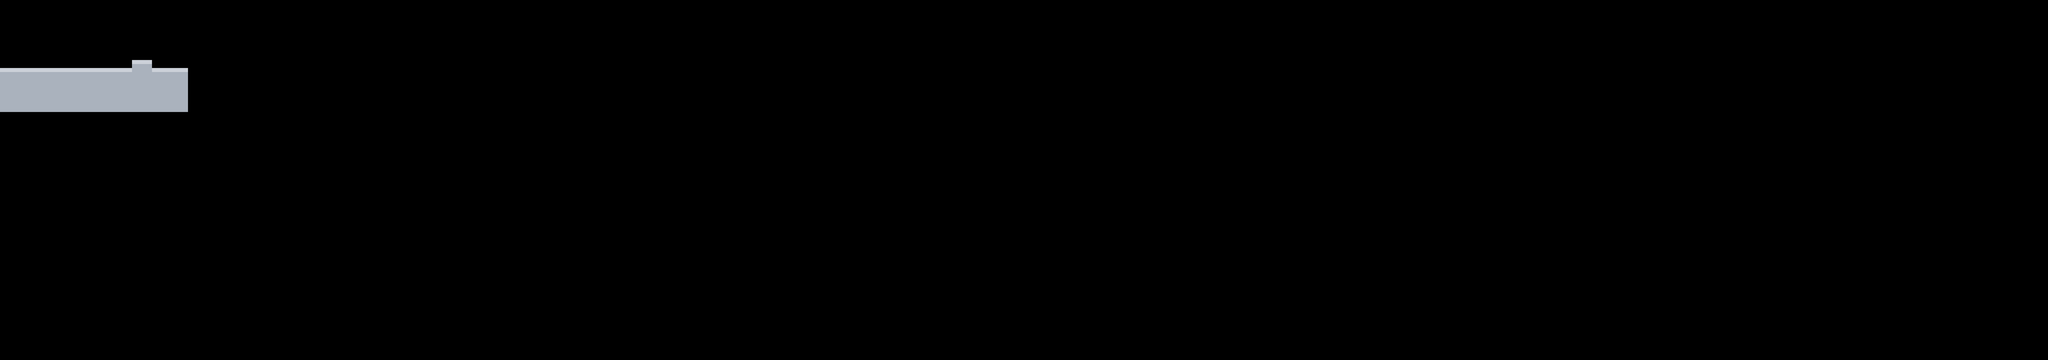

This is a level from a 2D game, rendered from its Tiled map with the project's own tilesets. A one-line summary and the map file follow, with tile-layer data summarised:
An orthogonal 512x90 tile map with 32x32 px tiles, 3 tile layers (background, collision, foreground) and 1 object (SpawnPoint).

<map version="1.0" orientation="orthogonal" renderorder="right-down" width="512" height="90" tilewidth="32" tileheight="32" nextobjectid="8">
 <tileset firstgid="1" name="collision" tilewidth="32" tileheight="32">
  <image source="../tilesheets/00.png" width="512" height="512" />
 </tileset>
 <layer name="background" width="512" height="90">
  <data>[46080 cells, 0 non-empty, 0 distinct tile ids]</data>
 </layer>
 <layer name="collision" width="512" height="90">
  <data>[46080 cells, 527 non-empty, 2 distinct tile ids]</data>
 </layer>
 <layer name="foreground" width="512" height="90">
  <data>[46080 cells, 0 non-empty, 0 distinct tile ids]</data>
 </layer>
 <objectgroup name="objects">
  <object id="7" name="spawn" type="SpawnPoint" x="478" y="512" />
 </objectgroup>
</map>
